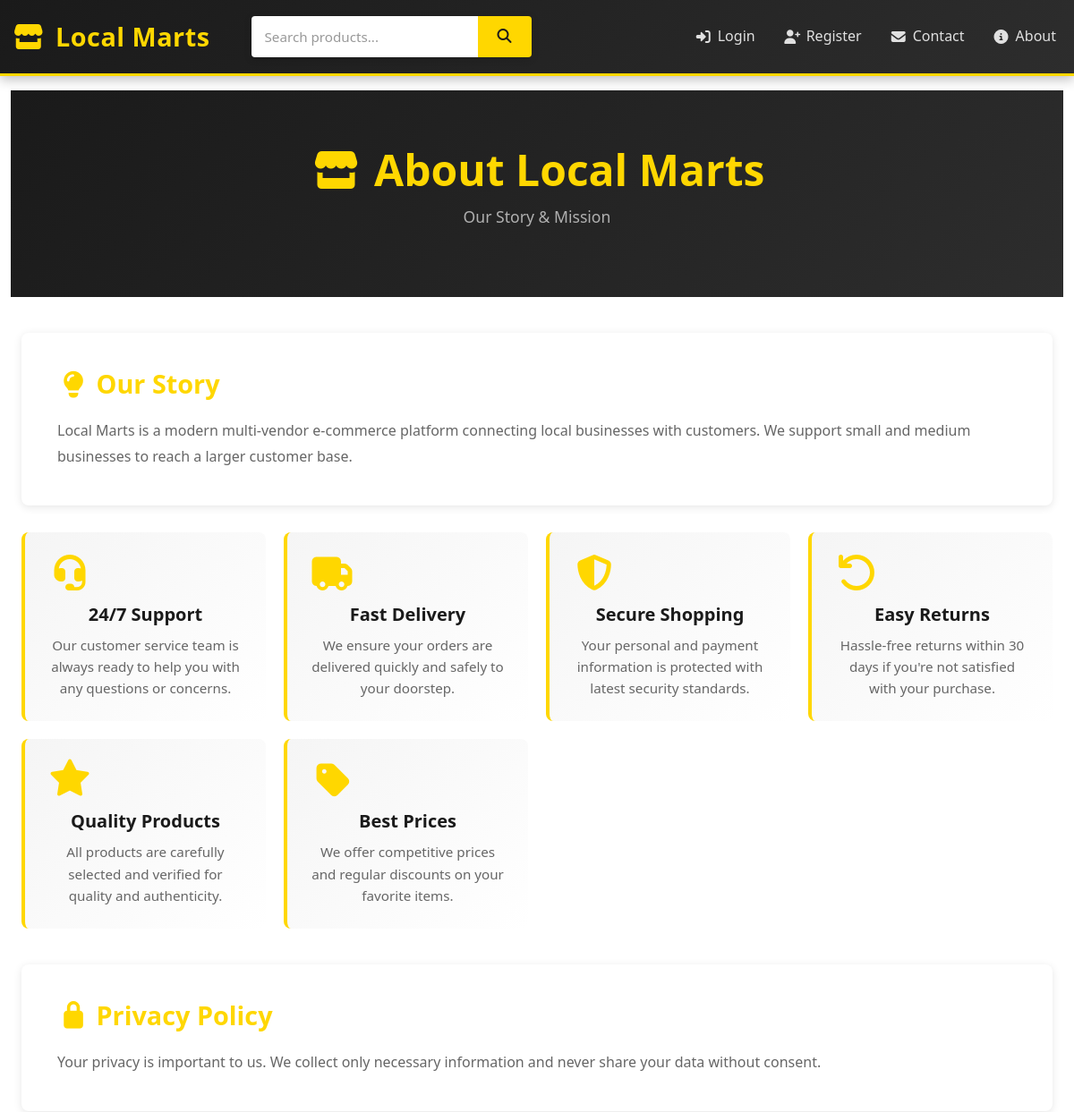
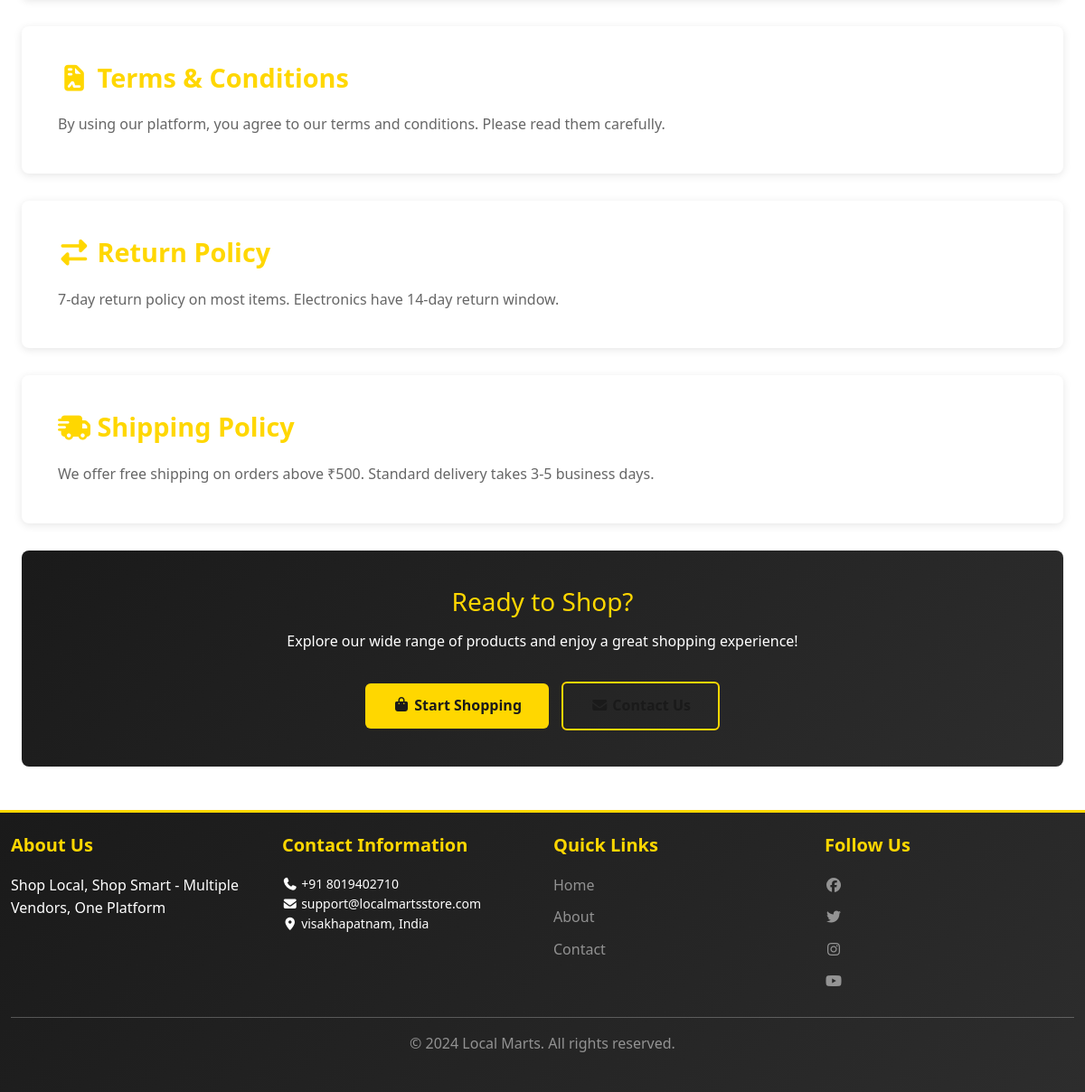
/about, run on the app's committed database (2 pictures, top to bottom).
### app/models.py (models this page shows, shortened)
class Settings(db.Model):
    id = db.Column(db.Integer, primary_key=True)
    site_name = db.Column(db.String(200), default='Local Marts')
    tagline = db.Column(db.String(300), default='Shop Local, Shop Smart')
    contact_email = db.Column(db.String(120))
    contact_phone = db.Column(db.String(20))
    contact_address = db.Column(db.Text)
    contact_city = db.Column(db.String(100))
    contact_country = db.Column(db.String(100))
    contact_postal_code = db.Column(db.String(20))
    whatsapp_number = db.Column(db.String(20))
    map_url = db.Column(db.String(500))
    about_us = db.Column(db.Text)
    privacy_policy = db.Column(db.Text)
    terms_conditions = db.Column(db.Text)
    return_policy = db.Column(db.Text)
    shipping_policy = db.Column(db.Text)
    facebook_url = db.Column(db.String(300))
    instagram_url = db.Column(db.String(300))
    twitter_url = db.Column(db.String(300))
    linkedin_url = db.Column(db.String(300))
    youtube_url = db.Column(db.String(300))
    updated_at = db.Column(db.DateTime, default=datetime.utcnow, onupdate=datetime.utcnow)

### app/run.py (the view)
@app.route('/about')
def about():
    settings = Settings.query.first()
    return render_template('about.html', settings=settings)

### app/run.py (called while the page is built)
@app.context_processor
def inject_settings():
    settings = Settings.query.first()
    return {'settings': settings}

### app/templates/about.html (shortened to what this page needs)
{% extends "base.html" %}
{% block content %}
<div class="about-header">
    <h1><i class="fas fa-store"></i> About Local Marts</h1>
    <p style="font-size: 1.1rem; color: #b0b0b0;">Our Story & Mission</p>
</div>
<div class="container">
    {% if settings and settings.about_us %}
    <div class="about-section">
        <h3><i class="fas fa-lightbulb"></i> Our Story</h3>
        <div style="white-space: pre-line; color: #666;">{{ settings.about_us }}</div>
    </div>
    {% endif %}
    <div class="features-grid">
        <div class="feature-card">
            <i class="fas fa-headset"></i>
            <h5>24/7 Support</h5>
            <p>Our customer service team is always ready to help you with any questions or concerns.</p>
        </div>
        <div class="feature-card">
            <i class="fas fa-truck"></i>
            <h5>Fast Delivery</h5>
            <p>We ensure your orders are delivered quickly and safely to your doorstep.</p>
        </div>
        <div class="feature-card">
            <i class="fas fa-shield-alt"></i>
            <h5>Secure Shopping</h5>
            <p>Your personal and payment information is protected with latest security standards.</p>
        </div>
        <div class="feature-card">
            <i class="fas fa-undo"></i>
            <h5>Easy Returns</h5>
            <p>Hassle-free returns within 30 days if you're not satisfied with your purchase.</p>
        </div>
        <div class="feature-card">
            <i class="fas fa-star"></i>
            <h5>Quality Products</h5>
            <p>All products are carefully selected and verified for quality and authenticity.</p>
        </div>
        <div class="feature-card">
            <i class="fas fa-tag"></i>
            <h5>Best Prices</h5>
            <p>We offer competitive prices and regular discounts on your favorite items.</p>
        </div>
    </div>
    <div style="margin-top: 40px;">
        {% if settings and settings.privacy_policy %}
        <div class="about-section">
            <h3><i class="fas fa-lock"></i> Privacy Policy</h3>
            <div style="white-space: pre-line; color: #666;">{{ settings.privacy_policy }}</div>
        </div>
        {% endif %}
        {% if settings and settings.terms_conditions %}
        <div class="about-section">
            <h3><i class="fas fa-file-contract"></i> Terms & Conditions</h3>
            <div style="white-space: pre-line; color: #666;">{{ settings.terms_conditions }}</div>
        </div>
        {% endif %}
        {% if settings and settings.return_policy %}
        <div class="about-section">
            <h3><i class="fas fa-exchange-alt"></i> Return Policy</h3>
            <div style="white-space: pre-line; color: #666;">{{ settings.return_policy }}</div>
        </div>
        {% endif %}
        {% if settings and settings.shipping_policy %}
        <div class="about-section">
            <h3><i class="fas fa-shipping-fast"></i> Shipping Policy</h3>
            <div style="white-space: pre-line; color: #666;">{{ settings.shipping_policy }}</div>
        </div>
        {% endif %}
    </div>
    <div class="cta-section">
        <h3>Ready to Shop?</h3>
        <p>Explore our wide range of products and enjoy a great shopping experience!</p>
        <a href="{{ url_for('index') }}">
            <i class="fas fa-shopping-bag"></i> Start Shopping
        </a>
        <a href="{{ url_for('contact') }}" style="background-color: transparent; border: 2px solid #FFD700; margin-left: 10px;">
            <i class="fas fa-envelope"></i> Contact Us
        </a>
    </div>
</div>
{% endblock %}

### app/templates/base.html (shortened to what this page needs)
<!DOCTYPE html>
<html lang="en">
<head>
    <link href="https://cdn.jsdelivr.net/npm/bootstrap@5.3.0/dist/css/bootstrap.min.css" rel="stylesheet">
    <link rel="stylesheet" href="https://cdnjs.cloudflare.com/ajax/libs/font-awesome/7.0.1/css/all.min.css">
    <link rel="stylesheet" href="{{ url_for('static', filename='css/style.css') }}">
</head>
<body>
    <nav class="navbar navbar-expand-lg navbar-dark bg-dark sticky-top navbar-custom">
        <div class="container-fluid">
            <a class="navbar-brand" href="{{ url_for('index') }}">
                <i class="fas fa-store"></i> Local Marts
            </a>
            <div class="search-box">
                <form method="get" action="{{ url_for('index') }}">
                    <input type="text" name="search" placeholder="Search products..." value="{{ search or '' }}">
                    <button type="submit"><i class="fas fa-search"></i></button>
                </form>
            </div>
            <div class="collapse navbar-collapse" id="navbarNav">
                <ul class="navbar-nav ms-auto">
                    {% if current_user.is_authenticated %}
                        <li class="nav-item">
                            <a class="nav-link" href="{{ url_for('cart') }}">
                                <i class="fas fa-shopping-cart"></i> Cart
                            </a>
                        </li>
                        <li class="nav-item">
                            <a class="nav-link" href="{{ url_for('wishlist') }}">
                                <i class="fas fa-heart"></i> Wishlist
                            </a>
                        </li>
                        <li class="nav-item">
                            <a class="nav-link" href="{{ url_for('orders') }}">
                                <i class="fas fa-box"></i> Orders
                            </a>
                        </li>
                        {% if current_user.id == 1 %}
                            <li class="nav-item">
                                <a class="nav-link" href="{{ url_for('admin_dashboard') }}">
                                    <i class="fas fa-cogs"></i> Admin
                                </a>
                            </li>
                        {% endif %}
                        <li class="nav-item dropdown">
                            <a class="nav-link dropdown-toggle" href="#" id="userDropdown" role="button" data-bs-toggle="dropdown">
                                <i class="fas fa-user"></i> {{ current_user.username }}
                            </a>
                            <ul class="dropdown-menu" aria-labelledby="userDropdown">
                                <li><a class="dropdown-item" href="{{ url_for('profile') }}">Profile</a></li>
                                <li><a class="dropdown-item" href="{{ url_for('edit_profile') }}">Edit Profile</a></li>
                                <li><a class="dropdown-item" href="{{ url_for('change_password') }}">Change Password</a></li>
                                <li><hr class="dropdown-divider"></li>
                                <li><a class="dropdown-item" href="{{ url_for('logout') }}">Logout</a></li>
                            </ul>
                        </li>
                    {% else %}
                        <li class="nav-item">
                            <a class="nav-link" href="{{ url_for('login') }}">
                                <i class="fas fa-sign-in-alt"></i> Login
                            </a>
                        </li>
                        <li class="nav-item">
                            <a class="nav-link" href="{{ url_for('register') }}">
                                <i class="fas fa-user-plus"></i> Register
                            </a>
                        </li>
                    {% endif %}
                    <li class="nav-item">
                        <a class="nav-link" href="{{ url_for('contact') }}">
                            <i class="fas fa-envelope"></i> Contact
                        </a>
                    </li>
                    <li class="nav-item">
                        <a class="nav-link" href="{{ url_for('about') }}">
                            <i class="fas fa-info-circle"></i> About
                        </a>
                    </li>
                </ul>
            </div>
        </div>
    </nav>
    <main class="container-fluid">
        {% block content %}{% endblock %}
    </main>
    <footer class="bg-dark text-white mt-5 py-4">
        <div class="container">
            <div class="row">
                <div class="col-md-3">
                    <h5>About Us</h5>
                    <p>{{ settings.tagline if settings else 'Shop Local, Shop Smart' }}</p>
                </div>
                <div class="col-md-3">
                    <h5>Contact Information</h5>
                    <ul class="list-unstyled small">
                        {% if settings %}
                            <li><i class="fas fa-phone"></i> {{ settings.contact_phone }}</li>
                            <li><i class="fas fa-envelope"></i> {{ settings.contact_email }}</li>
                            <li><i class="fas fa-map-marker-alt"></i> {{ settings.contact_city }}, {{ settings.contact_country }}</li>
                        {% endif %}
                    </ul>
                </div>
                <div class="col-md-3">
                    <h5>Quick Links</h5>
                    <ul class="list-unstyled">
                        <li><a href="{{ url_for('index') }}" class="text-white-50">Home</a></li>
                        <li><a href="{{ url_for('about') }}" class="text-white-50">About</a></li>
                        <li><a href="{{ url_for('contact') }}" class="text-white-50">Contact</a></li>
                    </ul>
                </div>
                <div class="col-md-3">
                    <h5>Follow Us</h5>
                    <div class="social-links">
                        {% if settings and settings.facebook_url %}
                            <a href="{{ settings.facebook_url }}" target="_blank" class="text-white-50"><i class="fab fa-facebook"></i></a>
                        {% endif %}
                        {% if settings and settings.twitter_url %}
                            <a href="{{ settings.twitter_url }}" target="_blank" class="text-white-50"><i class="fab fa-twitter"></i></a>
                        {% endif %}
                        {% if settings and settings.instagram_url %}
                            <a href="{{ settings.instagram_url }}" target="_blank" class="text-white-50"><i class="fab fa-instagram"></i></a>
                        {% endif %}
                        {% if settings and settings.youtube_url %}
                            <a href="{{ settings.youtube_url }}" target="_blank" class="text-white-50"><i class="fab fa-youtube"></i></a>
                        {% endif %}
                    </div>
                </div>
            </div>
            <hr>
            <div class="text-center text-white-50">
                <p>&copy; 2024 Local Marts. All rights reserved.</p>
            </div>
        </div>
    </footer>
</body>
</html>

### app/static/css/style.css (style rules this page uses)
:root { --primary-black: #1a1a1a; --secondary-black: #2d2d2d; --accent-gold: #ffd700; --accent-light: #f0f0f0; --accent-dark: #0a0a0a; --text-primary: #1a1a1a; --text-light: #666666; --border-light: #e0e0e0; --success-color: #27ae60; --danger-color: #e74c3c; --warning-color: #f39c12; }
* { margin: 0; padding: 0; box-sizing: border-box; }
html, body { font-family: 'Segoe UI', Tahoma, Geneva, Verdana, sans-serif; background-color: #ffffff; color: var(--text-primary); line-height: 1.6; }
body { animation: fadeIn 0.6s ease-in; }
.navbar-custom { background: linear-gradient(135deg, var(--primary-black) 0%, var(--secondary-black) 100%); box-shadow: 0 4px 12px rgba(0, 0, 0, 0.25); padding: 0.8rem 0; border-bottom: 3px solid var(--accent-gold); animation: slideInDown 0.5s ease-out; }
.navbar-brand { font-size: 1.8rem; font-weight: 700; color: var(--accent-gold) !important; letter-spacing: 0.5px; display: flex; align-items: center; gap: 10px; animation: slideInLeft 0.6s ease-out; }
.navbar-brand i { font-size: 2rem; animation: flip 0.8s ease-out; }
.search-box { flex: 1; max-width: 500px; margin: 0 30px; animation: slideInDown 0.6s ease-out 0.1s both; }
.search-box form { display: flex; gap: 0; box-shadow: 0 2px 8px rgba(0, 0, 0, 0.15); border-radius: 4px; overflow: hidden; transition: all 0.3s ease; }
.search-box input { flex: 1; padding: 10px 15px; border: none; font-size: 0.95rem; background-color: white; transition: all 0.3s ease; }
.search-box input::placeholder { color: #999; }
.search-box button { background-color: var(--accent-gold); border: none; padding: 10px 20px; color: var(--primary-black); cursor: pointer; font-weight: 600; transition: all 0.3s ease; position: relative; overflow: hidden; }
.nav-link { color: #e0e0e0 !important; margin-left: 15px; font-weight: 500; transition: all 0.3s ease; display: flex; align-items: center; gap: 6px; position: relative; }
.nav-link::after { content: ''; position: absolute; bottom: -5px; left: 0; width: 0; height: 2px; background-color: var(--accent-gold); transition: width 0.3s ease; }
.container { max-width: 1200px; }
footer { background: linear-gradient(135deg, var(--primary-black) 0%, var(--secondary-black) 100%); color: #e0e0e0; padding: 50px 0 20px 0; margin-top: 60px; border-top: 3px solid var(--accent-gold); animation: slideInUp 0.7s ease-out; }
footer h5 { color: var(--accent-gold); font-weight: 700; margin-bottom: 20px; animation: slideInLeft 0.6s ease-out; }
footer a { color: #b0b0b0; text-decoration: none; transition: all 0.3s ease; display: block; margin-bottom: 10px; }
.row > div:nth-child(1) { animation-delay: 0.05s; }
.row > div:nth-child(2) { animation-delay: 0.1s; }
.row > div:nth-child(3) { animation-delay: 0.15s; }
.row > div:nth-child(4) { animation-delay: 0.2s; }

### app/templates/about.html (style rules this page uses)
.about-header { background: linear-gradient(135deg, #1a1a1a 0%, #2d2d2d 100%); color: white; padding: 60px 20px; text-align: center; margin-bottom: 40px; }
.about-header h1 { font-size: 3rem; font-weight: 800; margin-bottom: 10px; color: #FFD700; }
.about-section { background: white; padding: 40px; border-radius: 8px; box-shadow: 0 2px 10px rgba(0, 0, 0, 0.1); margin-bottom: 30px; line-height: 1.8; }
.about-section h3 { color: #FFD700; margin-bottom: 20px; font-weight: 700; font-size: 1.8rem; }
.features-grid { display: grid; grid-template-columns: repeat(auto-fit, minmax(250px, 1fr)); gap: 20px; margin-top: 30px; }
.feature-card { background: linear-gradient(135deg, #f5f5f5 0%, #ffffff 100%); padding: 25px; border-radius: 8px; text-align: center; border-left: 4px solid #FFD700; transition: all 0.3s ease; }
.feature-card i { font-size: 2.5rem; color: #FFD700; margin-bottom: 15px; display: block; }
.feature-card h5 { color: #1a1a1a; font-weight: 700; margin-bottom: 10px; }
.feature-card p { color: #666; font-size: 0.95rem; margin: 0; }
.cta-section { background: linear-gradient(135deg, #1a1a1a 0%, #2d2d2d 100%); color: white; padding: 40px; border-radius: 8px; text-align: center; margin-bottom: 30px; }
.cta-section h3 { color: #FFD700; margin-bottom: 15px; }
.cta-section a { background-color: #FFD700; color: #1a1a1a; padding: 12px 30px; border-radius: 6px; text-decoration: none; font-weight: 700; display: inline-block; margin-top: 15px; transition: all 0.3s ease; }

### data on the page
Settings: about_us "Local Marts is a modern multi-vendor e-commerce platform connecting local businesses with customers. We support small and medium businesses to reach a larger customer base.", privacy_policy "Your privacy is important to us. We collect only necessary information and never share your data without consent.", terms_conditions "By using our platform, you agree to our terms and conditions. Please read them carefully.", return_policy "7-day return policy on most items. Electronics have 14-day return window.", shipping_policy "We offer free shipping on orders above ₹500. Standard delivery takes 3-5 business days.", tagline "Shop Local, Shop Smart - Multiple Vendors, One Platform", contact_phone "+91 8019402710", contact_email "support@localmartsstore.com", contact_city "visakhapatnam", contact_country "India"
